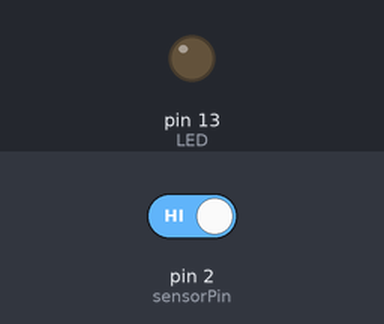
Bench run of a sketch on a simulated Arduino Uno, built with avr-gcc and run on an emulated ATmega328P. On the bench: output pins drawn as LEDs (lit = HIGH). The inputs (shaded band) are chosen by the test bench; at power-on: pin 2 (sensorPin) HIGH.

Above: at 4.2 s.
4.3 s: pin 2 (sensorPin) driven LOW
At 5.1 s:
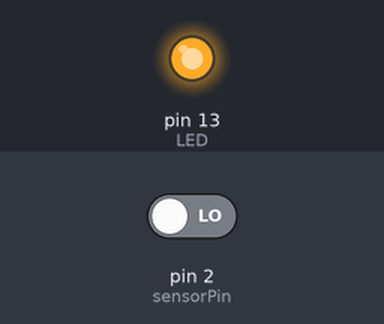
7.3 s: pin 2 (sensorPin) driven HIGH
At 7.7 s:
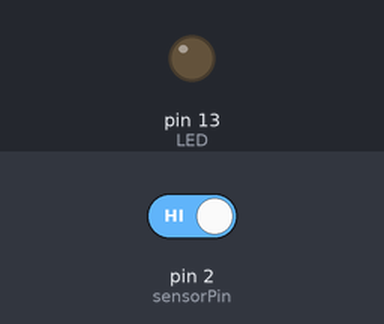
Timing chart, 0 to 10.3 s (numbered marks = the images above; inputs shaded):
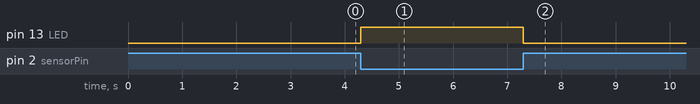

Measured:
- after the input at 4.3 s, pin 13 (LED): LOW → HIGH at once
- after the input at 7.3 s, pin 13 (LED): HIGH → LOW at once

The sketch:

sketch_PIRsensor.ino
```cpp
int LED = 13;
int sensorPin = 2;


void setup() {
  pinMode(LED, OUTPUT);
  pinMode(sensorPin, INPUT);
  delay(3000);
}

void loop() {
  // put your main code here, to run repeatedly:

  if(digitalRead(sensorPin)==LOW){
    digitalWrite(LED, HIGH);
    delay(1000);
    digitalWrite(LED, LOW);
  }
}
```
